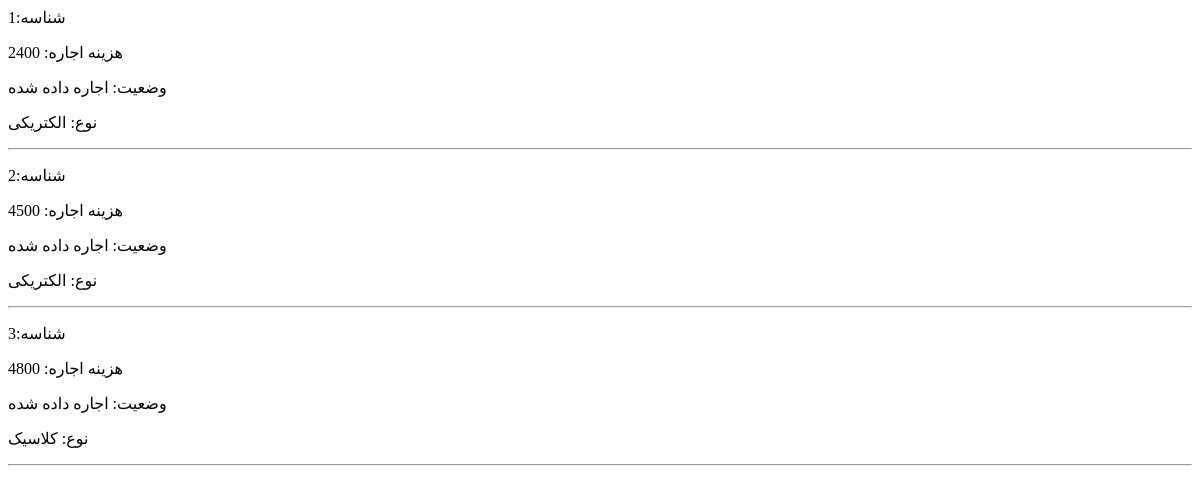
The app's page /bike/bike-list, older data.
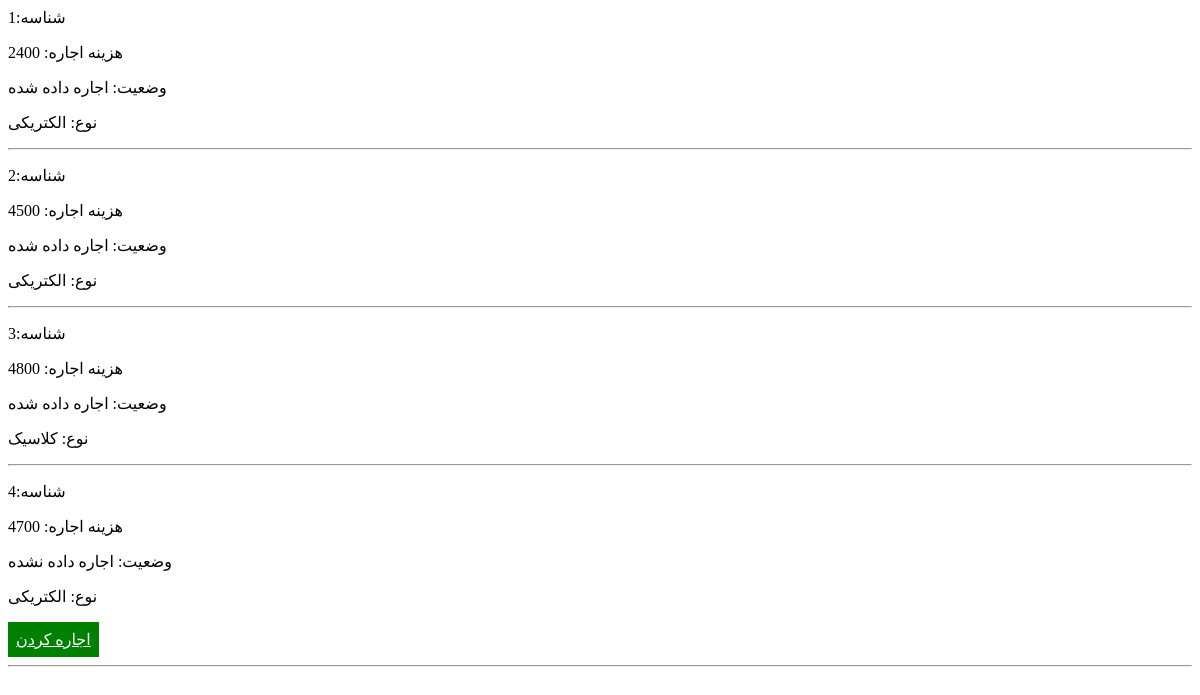
The same page, newer data.
### bike/models.py (models this page shows, shortened)
class Bike(models.Model):
    price = models.IntegerField(verbose_name='نرخ اجاره ساعتی')
    add_date = models.DateField(auto_now_add=True, verbose_name='تاریخ اضافه شدن')
    status = models.BooleanField(default=False, verbose_name='اجاره داده شده')
    type = models.ForeignKey(Type, on_delete=models.CASCADE, verbose_name='نوع')
    class Meta:
        verbose_name = "دوچرخه"
        verbose_name_plural = "دورچرخه ها"

class Type(models.Model):
    type_name = models.CharField(max_length=250)
    type_slug = models.CharField(max_length=20)
    class Meta:
        verbose_name = 'نوع'
        verbose_name_plural = 'دسته بندی'
    def __str__(self):
        return self.type_name

### bike/views.py (the view)
# urls.py: path('bike-list', views.ListBikeView.as_view(), name='bike-list'),
class ListBikeView(ListView):
    template_name = 'bike_list.html'
    context_object_name = 'bike'
    queryset = Bike.objects.all()

### bike/templates/bike_list.html
{% block content %}
    {% for item in bike %}
        <p>شناسه:{{ item.id }}</p>
        <p>هزینه اجاره: {{ item.price }}</p>
        <p>وضعیت: {% if item.status == True %}اجاره داده شده{% else %}اجاره داده نشده{% endif %}</p>
        <p>نوع: {{ item.type }}</p>
        {% if item.status == False %}
            <a href="{% url 'reservation:get-bike' item.id %}"
               style="background-color: green; padding: 0.5rem; display: block; width: fit-content; color: white">اجاره
                کردن</a>
        {% endif %}
        <hr/>
    {% endfor %}
{% endblock %}

Row changes from the older to the newer data that the page shows:
added Bike: id "4", price "4700", status "اجاره داده نشده", type "الکتریکی"
